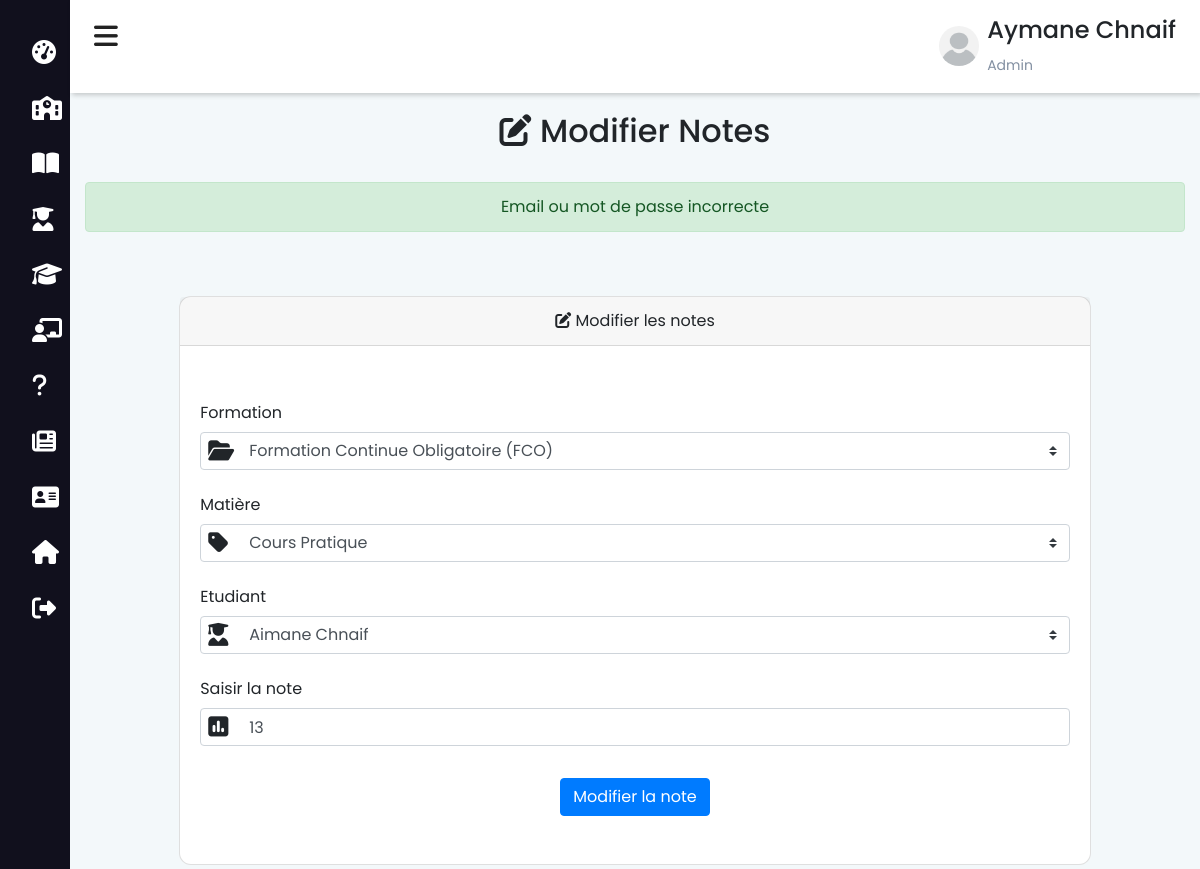
/admin/modifier-note?id=96 (signed in), run on the app's committed database.
### tables this page shows
CREATE TABLE `formation` (
  `for_id` int(11) NOT NULL,
  `for_nom` varchar(200) NOT NULL,
  `for_nom_arab` varchar(200) NOT NULL,
  `for_pres` text NOT NULL,
  `for_pres_arab` text NOT NULL,
  `for_descr` text NOT NULL,
  `for_desc_arab` text NOT NULL
);

CREATE TABLE `matiere` (
  `mat_id` int(11) NOT NULL,
  `mat_formation` int(11) NOT NULL,
  `mat_nom` varchar(200) NOT NULL,
  `mat_nom_arab` varchar(200) NOT NULL,
  `mat_duree` int(11) NOT NULL,
  `mat_prof` varchar(200) NOT NULL,
  `mat_prof_arab` varchar(200) NOT NULL
);

CREATE TABLE `etudiant` (
  `etud_id` int(11) NOT NULL,
  `etud_nom` varchar(200) NOT NULL,
  `etud_nom_arab` varchar(200) NOT NULL,
  `etud_prenom` varchar(200) NOT NULL,
  `etud_prenom_arabe` varchar(200) NOT NULL,
  `etud_email` varchar(200) NOT NULL,
  `etud_telephone` varchar(200) NOT NULL,
  `etud_motdepasse` varchar(200) NOT NULL,
  `etud_cin` varchar(200) NOT NULL,
  `etud_formation` int(11) NOT NULL,
  `etud_naissance` date NOT NULL,
  `etud_lieu_naissance` varchar(50) NOT NULL,
  `etud_adress` varchar(200) NOT NULL,
  `etud_permis` varchar(200) NOT NULL,
  `etud_cat_permis` varchar(200) NOT NULL,
  `etude_carte_pro` varchar(200) NOT NULL,
  `etud_permis_obt` date NOT NULL DEFAULT current_timestamp(),
  `etud_scan_cin` varchar(200) NOT NULL,
  `etud_scan_permis` varchar(200) NOT NULL,
  `etud_scan_visite` varchar(200) NOT NULL,
  `etud_promos` int(11) DEFAULT NULL,
  `etud_image` varchar(500) NOT NULL,
  `etud_inscription` date NOT NULL DEFAULT current_timestamp()
);

CREATE TABLE `note` (
  `not_id` int(11) NOT NULL,
  `not_formation` int(11) NOT NULL,
  `not_matiere` int(11) NOT NULL,
  `not_etudiant` int(11) NOT NULL,
  `not_note` float NOT NULL
);

### functions/db.php (called while the page is built, shortened)
<?php
    class DBController{
        protected $host = "localhost";
        protected $user = "root";
        protected $password = "";
        protected $db = "ecole";
        public function __construct(){
            $this->conn = mysqli_connect($this->host, $this->user, $this->password, $this->db);
        }
    }
?>

### session.php (called while the page is built, shortened)
<?php
    require("functions/db.php");
    require("functions/etudiant.php");
    $db = new DBController();
    $data = new Etudiant($db);
?>

### functions/etudiant.php (called while the page is built, shortened)
<?php
    class Etudiant{
        public $db = null;
        public function __construct(DBController $db){
            $this->db = $db;
        }
        public function getEtudiantMatiereFormation(){
            $result = $this->db->conn->query("SELECT * FROM `note` INNER JOIN `matiere` ON not_matiere=mat_id
                INNER JOIN `etudiant` ON not_etudiant=etud_id INNER JOIN `formation` ON not_formation=for_id");
            $resultArray = array();
            while ($item = mysqli_fetch_array($result, MYSQLI_ASSOC)){
                $resultArray[] = $item;
            }
            return $resultArray;
        }
    }
?>

### admin/modifier-note.php (the view, shortened to what this page needs)
<?php include_once "../session.php"; ?>
<?php
$id = $_GET['id'];
$formations = $data->getEtudiantMatiereFormation();
foreach ($formations as $formation) {
    if ($formation['not_id'] == $id) {
        $for_nom = $formation['for_nom'];
        $for_id = $formation['for_id'];
        $etud_id = $formation['etud_id'];
        $etud_nom = $formation['etud_nom'];
        $etud_prenom = $formation['etud_prenom'];
        $note = $formation['not_note'];
    }
}
?>
<!DOCTYPE html>
<html lang="fr">
<head>
    <?php
        include_once "../includes/header.php";
    ?>
</head>
<body>
    <?php include_once "navbar-admin.php"; ?>
    <div class="main-content">
        <header>
            <?php include 'admin.php' ?>
        </header>
        <div class="container pb-1 pt-5 mt-5">
            <div class="text-center py-3">
                <h2><i class="fas fa-edit"></i> Modifier Notes</h2>
            </div>
            <?php
            if (isset($_SESSION['status'])) {
            ?>
                <div class='alert alert-success text-center mt-2' role='alert'><?php echo $_SESSION['status'] ?></div>
            <?php
            }
            ?>
            <div class="row justify-content-center">
                <div class="col-md-10 mt-5">
                    <div class="card card-position">
                        <div class="card-header text-center link-font"><i class="fas fa-edit"></i> Modifier les notes</div>
                        <div class="card-body py-5">
                            <form action="" method="POST" enctype="multipart/form-data">
                                <div class="row mb-3">
                                    <label for="categorie" class="col-md-4 col-form-label text-md-end">Formation</label>
                                    <div class="col-md-12">
                                        <div class="d-flex">
                                            <i class="fas fa-folder-open position-awesome"></i>
                                            <select class="custom-select pl-5" name="nameformations">
                                                <option value="<?php echo $for_id ?>"><?php echo $for_nom ?></option>
                                            </select>
                                        </div>
                                    </div>
                                </div>
                                <div class="row mb-3">
                                    <label for="categorie" class="col-md-4 col-form-label text-md-end">Matière</label>
                                    <div class="col-md-12">
                                        <div class="d-flex">
                                            <i class="fas fa-tag position-awesome"></i>
                                            <select class="custom-select pl-5" name="matieres">
                                                <option value="<?php echo $formation['mat_id'] ?>"><?php echo $formation['mat_nom'] ?></option>
                                            </select>
                                        </div>
                                    </div>
                                </div>
                                <div class="row mb-3">
                                    <label for="categorie" class="col-md-4 col-form-label text-md-end">Etudiant</label>
                                    <div class="col-md-12">
                                        <div class="d-flex">
                                            <i class="fas fa-user-graduate position-awesome"></i>
                                            <select class="custom-select pl-5" name="etudiants">
                                                <option value="<?php echo $etud_id ?>"><?php echo $etud_prenom . " " . $etud_nom ?></option>
                                            </select>
                                        </div>
                                    </div>
                                </div>
                                <div class="row mb-3">
                                    <label for="note" class="col-md-4 col-form-label text-md-end">Saisir la note</label>
                                    <div class="col-md-12">
                                        <div class="d-flex">
                                            <i class="fas fa-poll position-awesome"></i>
                                            <input id="note" type="number" class="form-control pl-5" min="0" max="20" name="note" value="<?php echo $note ?>" autocomplete="note" size="2" autofocus required>
                                        </div>
                                    </div>
                                </div>
                                <div class="row mb-0">
                                    <div class="col-md-12 text-center mt-3">
                                        <button type="submit" name="submit" class="btn btn-primary">Modifier la note</button>
                                    </div>
                                </div>
                            </form>
                        </div>
                    </div>
                </div>
            </div>
        </div>
    </div>
</body>
</html>

### includes/style.php (style rules this page uses)
body { background-color: #F3F8FA; }
.position-awesome { position: absolute; font-size: 23px; margin-top: 7px; margin-left: 8px; z-index: 2; }
html { scroll-behavior: smooth; }
* { -webkit-box-sizing: border-box; -moz-box-sizing: border-box; box-sizing: border-box; position: relative; }
:root { --main-color: #11101d; --color-dark: #1D2231; --text-grey: #8390A2; }
* { font-family: 'Poppins', sans-serif; }
.main-content { transition: margin-left 300ms; margin-left: 255px; }
header { background: #fff; display: flex; justify-content: space-between; padding: 1rem 1.5rem; box-shadow: 2px 2px 5px rgba(0, 0, 0, 0.2); position: fixed; left: 254px; top: 0; z-index: 100; width: calc(100% - 254px); transition: left 300ms; }
.card { background: #fff; border-radius: 12px; }
@media only screen and (max-width: 1200px) { .main-content { margin-left: 70px; } }
@media only screen and (max-width: 1200px) { .main-content header { width: calc(100% - 70px); left: 70px; } }

### admin/navbar-admin.php (style rules this page uses)
* { padding: 0; margin: 0; box-sizing: border-box; list-style: none; text-decoration: none; }

### data on the page
formation: nameformations "Formation Continue Obligatoire (FCO)"
matiere: matieres "Cours Pratique"
etudiant: etudiants "Aimane Chnaif"
note: note "13"

### other printed values
$_SESSION['prenom'] "Aymane"
$_SESSION['nom'] "Chnaif"
$_SESSION['status'] "Email ou mot de passe incorrecte"
